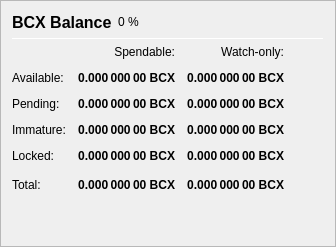
                   <widget class="QFrame" name="frame_Balances">
                    <property name="frameShape">
                     <enum>QFrame::StyledPanel</enum>
                    </property>
                    <property name="frameShadow">
                     <enum>QFrame::Raised</enum>
                    </property>
                    <layout class="QVBoxLayout" name="verticalLayout_4">
                     <item>
                      <layout class="QHBoxLayout" name="horizontalLayout_4">
                       <item>
                        <widget class="QLabel" name="label_5">
                         <property name="minimumSize">
                          <size>
                           <width>0</width>
                           <height>20</height>
                          </size>
                         </property>
                         <property name="font">
                          <font>
                           <pointsize>12</pointsize>
                           <weight>75</weight>
                           <bold>true</bold>
                          </font>
                         </property>
                         <property name="text">
                          <string>BCX Balance</string>
                         </property>
                        </widget>
                       </item>
                       <item>
                        <widget class="QLabel" name="labelBCXPercent">
                         <property name="text">
                          <string notr="true">0 %</string>
                         </property>
                        </widget>
                       </item>
                       <item>
                        <spacer name="horizontalSpacer_3">
                         <property name="orientation">
                          <enum>Qt::Horizontal</enum>
                         </property>
                         <property name="sizeHint" stdset="0">
                          <size>
                           <width>40</width>
                           <height>20</height>
                          </size>
                         </property>
                        </spacer>
                       </item>
                      </layout>
                     </item>
                     <item>
                      <widget class="Line" name="line_Balance">
                       <property name="minimumSize">
                        <size>
                         <width>0</width>
                         <height>1</height>
                        </size>
                       </property>
                       <property name="maximumSize">
                        <size>
                         <width>16777215</width>
                         <height>1</height>
                        </size>
                       </property>
                       <property name="orientation">
                        <enum>Qt::Horizontal</enum>
                       </property>
                      </widget>
                     </item>
                     <item>
                      <layout class="QGridLayout" name="gridLayout">
                       <property name="spacing">
                        <number>12</number>
                       </property>
                       <item row="0" column="1">
                        <widget class="QLabel" name="labelSpendable">
                         <property name="text">
                          <string>Spendable:</string>
                         </property>
                         <property name="alignment">
                          <set>Qt::AlignRight|Qt::AlignTrailing|Qt::AlignVCenter</set>
                         </property>
                        </widget>
                       </item>
                       <item row="0" column="2">
                        <widget class="QLabel" name="labelWatchonly">
                         <property name="text">
                          <string>Watch-only:</string>
                         </property>
                         <property name="alignment">
                          <set>Qt::AlignRight|Qt::AlignTrailing|Qt::AlignVCenter</set>
                         </property>
                        </widget>
                       </item>
                       <item row="1" column="0">
                        <widget class="QLabel" name="labelBalanceText">
                         <property name="text">
                          <string>Available:</string>
                         </property>
                        </widget>
                       </item>
                       <item row="1" column="1">
                        <widget class="QLabel" name="labelBalance">
                         <property name="font">
                          <font>
                           <weight>75</weight>
                           <bold>true</bold>
                          </font>
                         </property>
                         <property name="cursor">
                          <cursorShape>IBeamCursor</cursorShape>
                         </property>
                         <property name="toolTip">
                          <string>Your current spendable balance</string>
                         </property>
                         <property name="text">
                          <string notr="true">0.000 000 00 BCX</string>
                         </property>
                         <property name="alignment">
                          <set>Qt::AlignRight|Qt::AlignTrailing|Qt::AlignVCenter</set>
                         </property>
                         <property name="textInteractionFlags">
                          <set>Qt::LinksAccessibleByMouse|Qt::TextSelectableByKeyboard|Qt::TextSelectableByMouse</set>
                         </property>
                        </widget>
                       </item>
                       <item row="1" column="2">
                        <widget class="QLabel" name="labelWatchAvailable">
                         <property name="font">
                          <font>
                           <weight>75</weight>
                           <bold>true</bold>
                          </font>
                         </property>
                         <property name="cursor">
                          <cursorShape>IBeamCursor</cursorShape>
                         </property>
                         <property name="toolTip">
                          <string>Your current balance in watch-only addresses</string>
                         </property>
                         <property name="text">
                          <string notr="true">0.000 000 00 BCX</string>
                         </property>
                         <property name="alignment">
                          <set>Qt::AlignRight|Qt::AlignTrailing|Qt::AlignVCenter</set>
                         </property>
                         <property name="textInteractionFlags">
                          <set>Qt::LinksAccessibleByMouse|Qt::TextSelectableByKeyboard|Qt::TextSelectableByMouse</set>
                         </property>
                        </widget>
                       </item>
                       <item row="2" column="0">
                        <widget class="QLabel" name="labelPendingText">
                         <property name="text">
                          <string>Pending:</string>
                         </property>
                        </widget>
                       </item>
                       <item row="2" column="1">
                        <widget class="QLabel" name="labelUnconfirmed">
                         <property name="font">
                          <font>
                           <weight>75</weight>
                           <bold>true</bold>
                          </font>
                         </property>
                         <property name="cursor">
                          <cursorShape>IBeamCursor</cursorShape>
                         </property>
                         <property name="toolTip">
                          <string>Total of transactions that have yet to be confirmed, and do not yet count toward the spendable balance</string>
                         </property>
                         <property name="text">
                          <string notr="true">0.000 000 00 BCX</string>
                         </property>
                         <property name="alignment">
                          <set>Qt::AlignRight|Qt::AlignTrailing|Qt::AlignVCenter</set>
                         </property>
                         <property name="textInteractionFlags">
                          <set>Qt::LinksAccessibleByMouse|Qt::TextSelectableByKeyboard|Qt::TextSelectableByMouse</set>
                         </property>
                        </widget>
                       </item>
                       <item row="2" column="2">
                        <widget class="QLabel" name="labelWatchPending">
                         <property name="font">
                          <font>
                           <weight>75</weight>
                           <bold>true</bold>
                          </font>
                         </property>
                         <property name="cursor">
                          <cursorShape>IBeamCursor</cursorShape>
                         </property>
                         <property name="toolTip">
                          <string>Unconfirmed transactions to watch-only addresses</string>
                         </property>
                         <property name="text">
                          <string notr="true">0.000 000 00 BCX</string>
                         </property>
                         <property name="alignment">
                          <set>Qt::AlignRight|Qt::AlignTrailing|Qt::AlignVCenter</set>
                         </property>
                         <property name="textInteractionFlags">
                          <set>Qt::LinksAccessibleByMouse|Qt::TextSelectableByKeyboard|Qt::TextSelectableByMouse</set>
                         </property>
                        </widget>
                       </item>
                       <item row="3" column="0">
                        <widget class="QLabel" name="labelImmatureText">
                         <property name="text">
                          <string>Immature:</string>
                         </property>
                        </widget>
                       </item>
                       <item row="3" column="1">
                        <widget class="QLabel" name="labelImmature">
                         <property name="font">
                          <font>
                           <weight>75</weight>
                           <bold>true</bold>
                          </font>
                         </property>
                         <property name="cursor">
                          <cursorShape>IBeamCursor</cursorShape>
                         </property>
                         <property name="toolTip">
                          <string>Staked or masternode rewards that has not yet matured</string>
                         </property>
                         <property name="text">
                          <string notr="true">0.000 000 00 BCX</string>
                         </property>
                         <property name="alignment">
                          <set>Qt::AlignRight|Qt::AlignTrailing|Qt::AlignVCenter</set>
                         </property>
                         <property name="textInteractionFlags">
                          <set>Qt::LinksAccessibleByMouse|Qt::TextSelectableByKeyboard|Qt::TextSelectableByMouse</set>
                         </property>
                        </widget>
                       </item>
                       <item row="3" column="2">
                        <widget class="QLabel" name="labelWatchImmature">
                         <property name="font">
                          <font>
                           <weight>75</weight>
                           <bold>true</bold>
                          </font>
                         </property>
                         <property name="cursor">
                          <cursorShape>IBeamCursor</cursorShape>
                         </property>
                         <property name="toolTip">
                          <string>Staked or masternode rewards in watch-only addresses that has not yet matured</string>
                         </property>
                         <property name="text">
                          <string notr="true">0.000 000 00 BCX</string>
                         </property>
                         <property name="alignment">
                          <set>Qt::AlignRight|Qt::AlignTrailing|Qt::AlignVCenter</set>
                         </property>
                         <property name="textInteractionFlags">
                          <set>Qt::LinksAccessibleByMouse|Qt::TextSelectableByKeyboard|Qt::TextSelectableByMouse</set>
                         </property>
                        </widget>
                       </item>
                       <item row="4" column="0">
                        <widget class="QLabel" name="labelLockedBalanceText">
                         <property name="toolTip">
                          <string>Locked BCX or Masternode collaterals. These are excluded from zBCX minting.</string>
                         </property>
                         <property name="text">
                          <string>Locked:</string>
                         </property>
                        </widget>
                       </item>
                       <item row="4" column="1">
                        <widget class="QLabel" name="labelLockedBalance">
                         <property name="font">
                          <font>
                           <weight>75</weight>
                           <bold>true</bold>
                          </font>
                         </property>
                         <property name="cursor">
                          <cursorShape>IBeamCursor</cursorShape>
                         </property>
                         <property name="toolTip">
                          <string>Locked BCX or Masternode collaterals. These are excluded from zBCX minting.</string>
                         </property>
                         <property name="text">
                          <string notr="true">0.000 000 00 BCX</string>
                         </property>
                         <property name="alignment">
                          <set>Qt::AlignRight|Qt::AlignTrailing|Qt::AlignVCenter</set>
                         </property>
                         <property name="textInteractionFlags">
                          <set>Qt::LinksAccessibleByMouse|Qt::TextSelectableByKeyboard|Qt::TextSelectableByMouse</set>
                         </property>
                        </widget>
                       </item>
                       <item row="4" column="2">
                        <widget class="QLabel" name="labelWatchLocked">
                         <property name="font">
                          <font>
                           <weight>75</weight>
                           <bold>true</bold>
                          </font>
                         </property>
                         <property name="cursor">
                          <cursorShape>IBeamCursor</cursorShape>
                         </property>
                         <property name="toolTip">
                          <string>Current locked balance in watch-only addresses</string>
                         </property>
                         <property name="text">
                          <string notr="true">0.000 000 00 BCX</string>
                         </property>
                         <property name="alignment">
                          <set>Qt::AlignRight|Qt::AlignTrailing|Qt::AlignVCenter</set>
                         </property>
                         <property name="textInteractionFlags">
                          <set>Qt::LinksAccessibleByMouse|Qt::TextSelectableByKeyboard|Qt::TextSelectableByMouse</set>
                         </property>
                        </widget>
                       </item>
                       <item row="5" column="0">
                        <widget class="QLabel" name="labelTotalText">
                         <property name="toolTip">
                          <string>Your current BitcoinFlex balance, unconfirmed and immature transactions included</string>
                         </property>
                         <property name="text">
                          <string>Total:</string>
                         </property>
                        </widget>
                       </item>
                       <item row="5" column="1">
                        <widget class="QLabel" name="labelTotal">
                         <property name="font">
                          <font>
                           <weight>75</weight>
                           <bold>true</bold>
                          </font>
                         </property>
                         <property name="cursor">
                          <cursorShape>IBeamCursor</cursorShape>
                         </property>
                         <property name="toolTip">
                          <string>Your current BitcoinFlex balance, unconfirmed and immature transactions included</string>
                         </property>
                         <property name="text">
                          <string notr="true">0.000 000 00 BCX</string>
                         </property>
                         <property name="alignment">
                          <set>Qt::AlignRight|Qt::AlignTrailing|Qt::AlignVCenter</set>
                         </property>
                         <property name="textInteractionFlags">
                          <set>Qt::LinksAccessibleByMouse|Qt::TextSelectableByKeyboard|Qt::TextSelectableByMouse</set>
                         </property>
                        </widget>
                       </item>
                       <item row="5" column="2">
                        <widget class="QLabel" name="labelWatchTotal">
                         <property name="font">
                          <font>
                           <weight>75</weight>
                           <bold>true</bold>
                          </font>
                         </property>
                         <property name="cursor">
                          <cursorShape>IBeamCursor</cursorShape>
                         </property>
                         <property name="toolTip">
                          <string>Current total balance in watch-only addresses</string>
                         </property>
                         <property name="text">
                          <string notr="true">0.000 000 00 BCX</string>
                         </property>
                         <property name="alignment">
                          <set>Qt::AlignRight|Qt::AlignTrailing|Qt::AlignVCenter</set>
                         </property>
                         <property name="textInteractionFlags">
                          <set>Qt::LinksAccessibleByMouse|Qt::TextSelectableByKeyboard|Qt::TextSelectableByMouse</set>
                         </property>
                        </widget>
                       </item>
                       <item row="5" column="3">
                        <spacer name="horizontalSpacer_9">
                         <property name="orientation">
                          <enum>Qt::Horizontal</enum>
                         </property>
                         <property name="sizeHint" stdset="0">
                          <size>
                           <width>40</width>
                           <height>20</height>
                          </size>
                         </property>
                        </spacer>
                       </item>
                      </layout>
                     </item>
                     <item>
                      <spacer name="verticalSpacer_3">
                       <property name="orientation">
                        <enum>Qt::Vertical</enum>
                       </property>
                       <property name="sizeHint" stdset="0">
                        <size>
                         <width>20</width>
                         <height>40</height>
                        </size>
                       </property>
                      </spacer>
                     </item>
                    </layout>
                   </widget>
